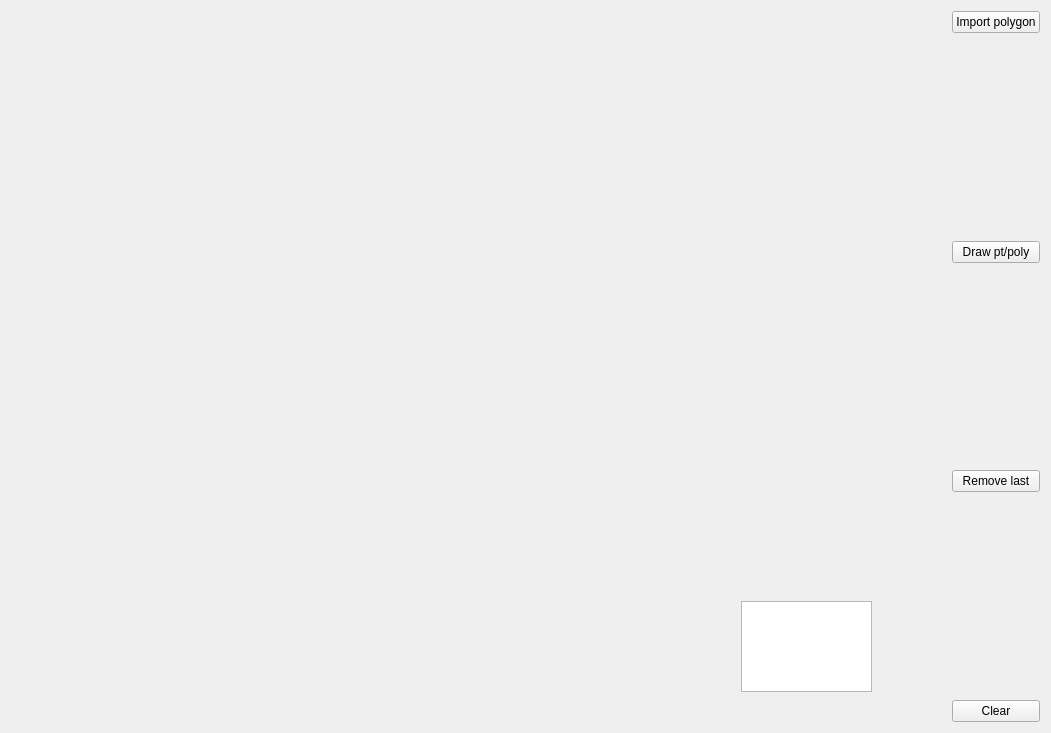
<?xml version="1.0" encoding="UTF-8"?>
<ui version="4.0">
 <class>Widget</class>
 <widget class="QWidget" name="Widget">
  <property name="geometry">
   <rect>
    <x>0</x>
    <y>0</y>
    <width>1051</width>
    <height>733</height>
   </rect>
  </property>
  <property name="windowTitle">
   <string>Draw points</string>
  </property>
  <layout class="QHBoxLayout" name="horizontalLayout">
   <item>
    <spacer name="verticalSpacer_4">
     <property name="orientation">
      <enum>Qt::Vertical</enum>
     </property>
     <property name="sizeHint" stdset="0">
      <size>
       <width>20</width>
       <height>40</height>
      </size>
     </property>
    </spacer>
   </item>
   <item>
    <widget class="Draw" name="Canvas" native="true">
     <property name="sizePolicy">
      <sizepolicy hsizetype="Preferred" vsizetype="Preferred">
       <horstretch>1</horstretch>
       <verstretch>1</verstretch>
      </sizepolicy>
     </property>
     <widget class="QPlainTextEdit" name="plainTextEdit">
      <property name="geometry">
       <rect>
        <x>710</x>
        <y>590</y>
        <width>131</width>
        <height>91</height>
       </rect>
      </property>
     </widget>
    </widget>
   </item>
   <item>
    <layout class="QVBoxLayout" name="verticalLayout">
     <item>
      <widget class="QPushButton" name="pushButton_import_polygon">
       <property name="text">
        <string>Import polygon</string>
       </property>
      </widget>
     </item>
     <item>
      <spacer name="verticalSpacer_3">
       <property name="orientation">
        <enum>Qt::Vertical</enum>
       </property>
       <property name="sizeHint" stdset="0">
        <size>
         <width>20</width>
         <height>40</height>
        </size>
       </property>
      </spacer>
     </item>
     <item>
      <widget class="QPushButton" name="pushButton_draw">
       <property name="text">
        <string>Draw pt/poly</string>
       </property>
      </widget>
     </item>
     <item>
      <spacer name="verticalSpacer_2">
       <property name="orientation">
        <enum>Qt::Vertical</enum>
       </property>
       <property name="sizeHint" stdset="0">
        <size>
         <width>20</width>
         <height>100</height>
        </size>
       </property>
      </spacer>
     </item>
     <item>
      <widget class="QPushButton" name="removeLastButton">
       <property name="text">
        <string>Remove last</string>
       </property>
      </widget>
     </item>
     <item>
      <spacer name="verticalSpacer">
       <property name="orientation">
        <enum>Qt::Vertical</enum>
       </property>
       <property name="sizeType">
        <enum>QSizePolicy::Expanding</enum>
       </property>
       <property name="sizeHint" stdset="0">
        <size>
         <width>0</width>
         <height>0</height>
        </size>
       </property>
      </spacer>
     </item>
     <item>
      <widget class="QPushButton" name="clearButton">
       <property name="text">
        <string>Clear</string>
       </property>
      </widget>
     </item>
    </layout>
   </item>
  </layout>
 </widget>
 <customwidgets>
  <customwidget>
   <class>Draw</class>
   <extends>QWidget</extends>
   <header>draw.h</header>
   <container>1</container>
  </customwidget>
 </customwidgets>
 <resources/>
 <connections/>
</ui>
